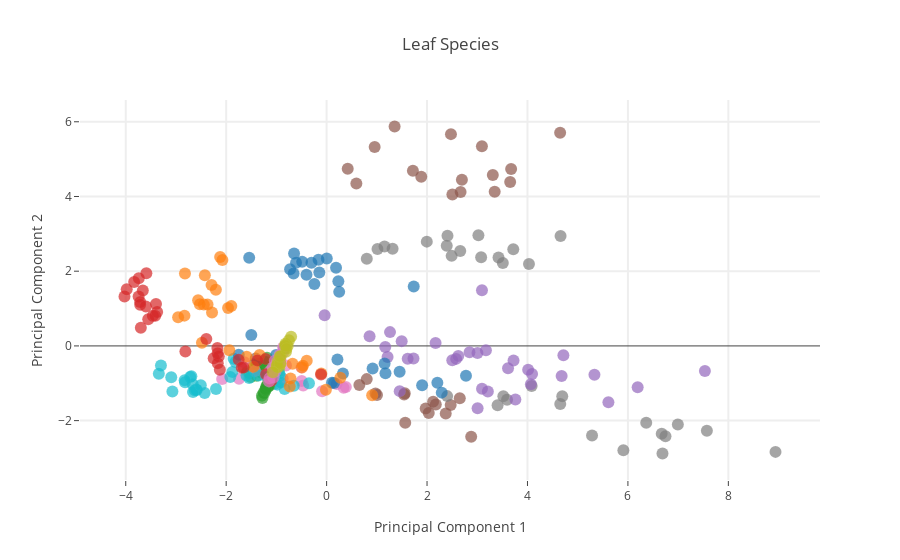

The code cell stored with this chart in its notebook:
### Markdown cell above
### 5.3 Scatter plot visualization (2 PCs)

### Code cell
traces = []

for name in numpy.unique(y):
    trace = go.Scatter(
        x=Y[y==name,0],
        y=Y[y==name,1],
        mode="markers",
        name=name,
        marker=go.Marker(
            size=12,
            line=go.Line(
                color="rgba(217, 217, 217, 0.14)",
                width=0.5),
            opacity=0.7))
    traces.append(trace)


data = go.Data(traces)

layout = go.Layout(
    title= "Leaf Species",
    hovermode= "closest",
    xaxis= dict(
        title= "Principal Component 1",
        ticklen= 5,
        zeroline= False,
        gridwidth= 2,
    ),
    yaxis=dict(
        title= "Principal Component 2",
        ticklen= 5,
        gridwidth= 2,
    ),
    showlegend= False
)

fig = go.Figure(data=data, layout=layout)
po.iplot(fig)

### Figure 1 — Plotly figure (JSON) as saved in the notebook; plotly's stock layout.template omitted (floating-point values rounded to 4 significant figures)
{"data": [{"marker": {"line": {"color": "rgba(217, 217, 217, 0.14)", "width": 0.5}, "opacity": 0.7, "size": 12}, "mode": "markers", "name": "acer_circinatum", "type": "scatter", "x": [0.2342, -1.542, -0.7272, -0.145, -0.3019, 0.2506, -0.6479, -0.6085, -0.2434, -0.6578, -0.1619, -0.4877, 0.188, -0.4003, 0.003217, 1.735], "y": [1.729, 2.359, 2.05, 1.963, 2.224, 1.446, 2.476, 2.225, 1.657, 1.94, 2.307, 2.252, 2.092, 1.903, 2.343, 1.591]}, {"marker": {"line": {"color": "rgba(217, 217, 217, 0.14)", "width": 0.5}, "opacity": 0.7, "size": 12}, "mode": "markers", "name": "acer_mono", "type": "scatter", "x": [-2.282, -2.821, -2.482, -2.424, -2.445, -2.205, -1.898, -2.559, -2.371, -2.957, -2.524, -2.12, -2.076, -2.291, -2.831, -1.962], "y": [0.8937, 1.935, 0.08705, 1.89, 1.105, 1.506, 1.07, 1.223, 1.11, 0.7683, 1.118, 2.38, 2.302, 1.631, 0.8106, 1.015]}, {"marker": {"line": {"color": "rgba(217, 217, 217, 0.14)", "width": 0.5}, "opacity": 0.7, "size": 12}, "mode": "markers", "name": "arundinaria_simonii", "type": "scatter", "x": [-1.581, -1.285, -1.529, -1.208, -1.315, -1.392, -1.365, -1.444, -1.362, -1.312, -1.393, -1.331, -1.248, -1.259, -1.512, -1.187], "y": [-0.6946, -0.716, -0.7312, -0.4291, -0.6091, -0.7997, -0.6013, -0.4897, -0.4853, -0.7116, -0.5018, -0.575, -0.5798, -0.4093, -0.8325, -0.3186]}, {"marker": {"line": {"color": "rgba(217, 217, 217, 0.14)", "width": 0.5}, "opacity": 0.7, "size": 12}, "mode": "markers", "name": "betula_pendula", "type": "scatter", "x": [-3.832, -3.599, -3.46, -3.743, -3.713, -3.66, -3.374, -4.025, -3.397, -3.699, -3.712, -3.98, -3.74, -3.552, -3.413, -3.59], "y": [1.709, 1.058, 0.8101, 1.323, 1.175, 1.485, 0.9096, 1.323, 1.124, 0.4869, 1.102, 1.515, 1.813, 0.7157, 0.8076, 1.942]}, {"marker": {"line": {"color": "rgba(217, 217, 217, 0.14)", "width": 0.5}, "opacity": 0.7, "size": 12}, "mode": "markers", "name": "castanea_sativa", "type": "scatter", "x": [2.502, 4.091, 5.612, 5.334, 3.613, 4.68, 3.211, 1.263, 3.722, 4.715, 1.73, 7.533, 1.214, 6.194, 3.173, 3.005], "y": [-0.3851, -0.7545, -1.51, -0.7713, -0.5965, -0.8063, -1.223, 0.369, -0.3882, -0.2517, -0.3361, -0.6705, -0.2947, -1.106, -0.1152, -0.192]}, {"marker": {"line": {"color": "rgba(217, 217, 217, 0.14)", "width": 0.5}, "opacity": 0.7, "size": 12}, "mode": "markers", "name": "cornus_chinensis", "type": "scatter", "x": [2.034, 1.003, 1.556, 2.175, 2.122, 2.373, 2.879, 0.9738, 2.652, 1.544, 1.566, 1.973, 0.7993, -1.412, 0.6522, 2.47], "y": [-1.794, -1.315, -1.268, -1.57, -1.495, -1.809, -2.433, -1.273, -1.399, -1.298, -2.057, -1.675, -0.889, -0.3363, -1.044, -1.583]}, {"marker": {"line": {"color": "rgba(217, 217, 217, 0.14)", "width": 0.5}, "opacity": 0.7, "size": 12}, "mode": "markers", "name": "ilex_aquifolium", "type": "scatter", "x": [-2.08, -0.4961, -1.743, -1.129, 0.3827, 0.2014, -1.639, -0.9048, 0.3395, -0.8091, -1.215, -0.08985, -0.4665, -1.427, -0.4994, -0.8744], "y": [-0.885, -0.9375, -0.8812, -0.6748, -1.103, -1.019, -0.4405, -0.9817, -1.12, -0.5266, -0.7831, -1.213, -1.06, -0.6721, -0.5747, -0.8812]}, {"marker": {"line": {"color": "rgba(217, 217, 217, 0.14)", "width": 0.5}, "opacity": 0.7, "size": 12}, "mode": "markers", "name": "liriodendron_tulipifera", "type": "scatter", "x": [7.572, 6.748, 4.082, 5.286, 3.405, 3.593, 6.365, 5.91, 6.673, 4.653, 8.939, 6.994, 6.689, 3.519, 2.401, 4.692], "y": [-2.273, -2.416, -1.072, -2.398, -1.588, -1.441, -2.054, -2.793, -2.353, -1.558, -2.837, -2.103, -2.88, -1.345, -1.344, -1.347]}, {"marker": {"line": {"color": "rgba(217, 217, 217, 0.14)", "width": 0.5}, "opacity": 0.7, "size": 12}, "mode": "markers", "name": "lithocarpus_edulis", "type": "scatter", "x": [-1.101, -1.076, -0.9443, -0.9617, -1.025, -1.102, -0.9171, -1.006, -0.9842, -0.9666, -1.071, -0.9602, -0.9796, -1.011, -1.091, -0.9798], "y": [-1.019, -0.9683, -0.5985, -0.6153, -0.7979, -0.9706, -0.4807, -0.7374, -0.7159, -0.6663, -0.9133, -0.6719, -0.6941, -0.7426, -0.9713, -0.6526]}, {"marker": {"line": {"color": "rgba(217, 217, 217, 0.14)", "width": 0.5}, "opacity": 0.7, "size": 12}, "mode": "markers", "name": "populus_nigra", "type": "scatter", "x": [-1.816, -1.029, -1.918, -0.9261, -0.9414, -0.6526, -0.8373, -0.9827, -1.356, -1.185, -1.596, -1.541, -0.9165, -1.876, -1.851, -0.3506], "y": [-0.4325, -1.014, -0.8339, -0.7979, -0.7398, -1.069, -1.155, -1.037, -0.7952, -0.8227, -0.7933, -0.8598, -0.9758, -0.6993, -0.3419, -1.002]}, {"marker": {"line": {"color": "rgba(217, 217, 217, 0.14)", "width": 0.5}, "opacity": 0.7, "size": 12}, "mode": "markers", "name": "prunus_x_shmittii", "type": "scatter", "x": [2.776, 0.2157, -1.499, 2.293, -1.75, -1.006, -0.847, 1.454, 0.3253, 1.902, 0.1471, 2.206, 1.155, 0.1079, 0.9163, 1.172], "y": [-0.8001, -0.363, 0.2926, -1.251, -0.2363, -0.2447, -0.07082, -0.6906, -0.736, -1.054, -0.992, -0.9892, -0.4731, -0.9842, -0.6055, -0.7347]}, {"marker": {"line": {"color": "rgba(217, 217, 217, 0.14)", "width": 0.5}, "opacity": 0.7, "size": 12}, "mode": "markers", "name": "quercus_canariensis", "type": "scatter", "x": [0.2743, -0.9566, -0.7177, -1.335, -0.733, -0.01411, -1.591, -0.9259, -1.457, -0.3959, -0.4908, -0.6773, -0.106, 0.9067, -0.4717, -1.936], "y": [-0.8508, -0.4499, -0.8693, -0.2436, -1.086, -1.176, -0.291, -0.3627, -0.561, -0.3994, -0.5808, -0.4785, -0.7369, -1.323, -0.5279, -0.1159]}, {"marker": {"line": {"color": "rgba(217, 217, 217, 0.14)", "width": 0.5}, "opacity": 0.7, "size": 12}, "mode": "markers", "name": "quercus_chrysolepis", "type": "scatter", "x": [-1.138, -1.197, -1.175, -1.241, -1.277, -1.255, -1.201, -1.09, -1.115, -1.15, -1.288, -1.179, -1.218, -1.196, -1.159, -1.217], "y": [-0.9486, -1.109, -1.091, -1.26, -1.393, -1.254, -1.091, -0.8229, -0.899, -1.077, -1.337, -1.034, -1.19, -1.111, -1.075, -1.158]}, {"marker": {"line": {"color": "rgba(217, 217, 217, 0.14)", "width": 0.5}, "opacity": 0.7, "size": 12}, "mode": "markers", "name": "quercus_infectoria_sub", "type": "scatter", "x": [-2.395, -2.249, -2.175, -1.213, -2.812, -2.146, -2.126, -1.751, -1.379, -2.167, -1.205, -2.169, -1.654, -1.69, -1.099, -0.1107], "y": [0.1818, -0.3291, -0.05443, -0.3472, -0.1469, -0.2868, -0.6398, -0.3734, -0.3888, -0.4616, -0.7564, -0.1977, -0.5808, -0.5816, -0.935, -0.7634]}, {"marker": {"line": {"color": "rgba(217, 217, 217, 0.14)", "width": 0.5}, "opacity": 0.7, "size": 12}, "mode": "markers", "name": "quercus_nigra", "type": "scatter", "x": [2.846, 3.094, 1.168, 3.095, 4.068, 4.014, 1.495, 2.579, -0.03937, 0.8558, 2.17, 2.622, 1.455, 1.615, 3.759, 3.007], "y": [-0.1689, 1.492, -0.03012, -1.149, -1.025, -0.6412, 0.1278, -0.3474, 0.818, 0.2569, 0.07762, -0.2699, -1.211, -0.3429, -1.436, -1.672]}, {"marker": {"line": {"color": "rgba(217, 217, 217, 0.14)", "width": 0.5}, "opacity": 0.7, "size": 12}, "mode": "markers", "name": "quercus_palustris", "type": "scatter", "x": [3.655, 1.718, 3.31, 3.675, 2.476, 4.65, 2.505, 2.694, 3.093, 1.354, 0.4205, 3.347, 0.5923, 1.885, 2.668, 0.9568], "y": [4.389, 4.691, 4.573, 4.734, 5.669, 5.704, 4.054, 4.447, 5.344, 5.874, 4.744, 4.126, 4.346, 4.525, 4.12, 5.324]}, {"marker": {"line": {"color": "rgba(217, 217, 217, 0.14)", "width": 0.5}, "opacity": 0.7, "size": 12}, "mode": "markers", "name": "quercus_pontica", "type": "scatter", "x": [-0.9368, -0.9695, -0.8654, -1.147, -0.9322, -0.9565, -0.8666, -1.136, -1.056, -1.072, -1.019, -1.031, -1.039, -0.9245, -0.9934, -0.9574], "y": [-0.4127, -0.4815, -0.1695, -0.9496, -0.2377, -0.4402, -0.04558, -0.8665, -0.8419, -0.5763, -0.6808, -0.3984, -0.642, -0.3161, -0.4653, -0.4645]}, {"marker": {"line": {"color": "rgba(217, 217, 217, 0.14)", "width": 0.5}, "opacity": 0.7, "size": 12}, "mode": "markers", "name": "quercus_texana", "type": "scatter", "x": [2.407, 3.717, 1.314, 1.153, 0.8001, 3.423, 2.661, 3.077, 4.659, 4.03, 1.995, 2.392, 2.49, 1.014, 3.023, 3.509], "y": [2.948, 2.59, 2.599, 2.661, 2.33, 2.367, 2.539, 2.376, 2.941, 2.19, 2.791, 2.681, 2.41, 2.593, 2.961, 2.218]}, {"marker": {"line": {"color": "rgba(217, 217, 217, 0.14)", "width": 0.5}, "opacity": 0.7, "size": 12}, "mode": "markers", "name": "quercus_x_turneri", "type": "scatter", "x": [-0.7498, -0.806, -0.8189, -0.7066, -0.9621, -0.9869, -0.8083, -0.9714, -0.9927, -0.9129, -0.9257, -0.7742, -1.072, -0.9304, -0.8275, -0.8], "y": [0.1515, 0.02482, 0.06015, 0.2445, -0.568, -0.5558, -0.1546, -0.4204, -0.5155, -0.2791, -0.4658, 0.001901, -0.704, -0.2766, 0.007805, -0.07794]}, {"marker": {"line": {"color": "rgba(217, 217, 217, 0.14)", "width": 0.5}, "opacity": 0.7, "size": 12}, "mode": "markers", "name": "salix_intergra", "type": "scatter", "x": [-2.597, -2.585, -3.299, -2.717, -3.341, -3.094, -2.203, -3.071, -2.666, -2.624, -2.66, -2.505, -2.819, -2.693, -2.428, -2.827], "y": [-1.168, -1.182, -0.5227, -0.8348, -0.7434, -0.837, -1.154, -1.22, -1.029, -1.188, -1.233, -1.054, -0.9701, -0.8154, -1.263, -0.9165]}], "layout": {"hovermode": "closest", "showlegend": false, "title": "Leaf Species", "xaxis": {"gridwidth": 2, "ticklen": 5, "title": "Principal Component 1", "zeroline": false}, "yaxis": {"gridwidth": 2, "ticklen": 5, "title": "Principal Component 2"}}}
